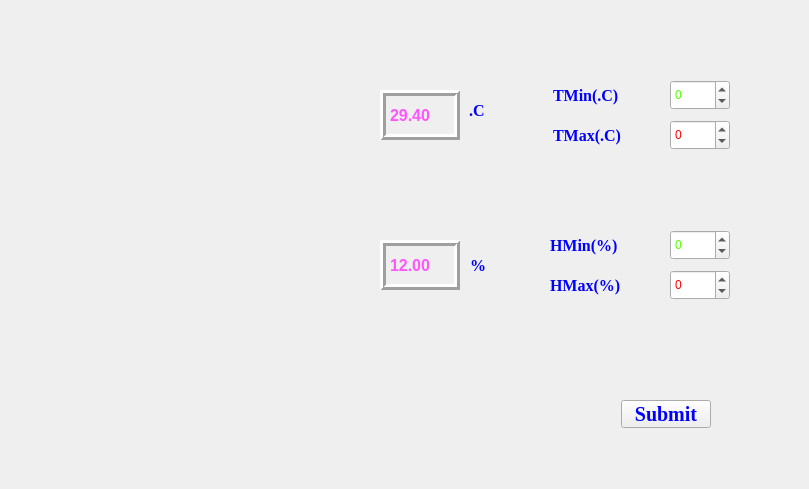
   <widget class="QWidget" name="tab_3">
    <attribute name="title">
     <string>Home Humiture</string>
    </attribute>
    <widget class="QLabel" name="label_3">
     <property name="geometry">
      <rect>
       <x>469</x>
       <y>85</y>
       <width>31</width>
       <height>51</height>
      </rect>
     </property>
     <property name="palette">
      <palette>
       <active>
        <colorrole role="WindowText">
         <brush brushstyle="SolidPattern">
          <color alpha="255">
           <red>0</red>
           <green>0</green>
           <blue>255</blue>
          </color>
         </brush>
        </colorrole>
       </active>
       <inactive>
        <colorrole role="WindowText">
         <brush brushstyle="SolidPattern">
          <color alpha="255">
           <red>0</red>
           <green>0</green>
           <blue>255</blue>
          </color>
         </brush>
        </colorrole>
       </inactive>
       <disabled>
        <colorrole role="WindowText">
         <brush brushstyle="SolidPattern">
          <color alpha="255">
           <red>118</red>
           <green>116</green>
           <blue>108</blue>
          </color>
         </brush>
        </colorrole>
       </disabled>
      </palette>
     </property>
     <property name="font">
      <font>
       <family>Times New Roman</family>
       <pointsize>12</pointsize>
       <weight>75</weight>
       <bold>true</bold>
      </font>
     </property>
     <property name="text">
      <string>.C</string>
     </property>
    </widget>
    <widget class="QLabel" name="label_4">
     <property name="geometry">
      <rect>
       <x>470</x>
       <y>240</y>
       <width>31</width>
       <height>51</height>
      </rect>
     </property>
     <property name="palette">
      <palette>
       <active>
        <colorrole role="WindowText">
         <brush brushstyle="SolidPattern">
          <color alpha="255">
           <red>0</red>
           <green>0</green>
           <blue>255</blue>
          </color>
         </brush>
        </colorrole>
       </active>
       <inactive>
        <colorrole role="WindowText">
         <brush brushstyle="SolidPattern">
          <color alpha="255">
           <red>0</red>
           <green>0</green>
           <blue>255</blue>
          </color>
         </brush>
        </colorrole>
       </inactive>
       <disabled>
        <colorrole role="WindowText">
         <brush brushstyle="SolidPattern">
          <color alpha="255">
           <red>118</red>
           <green>116</green>
           <blue>108</blue>
          </color>
         </brush>
        </colorrole>
       </disabled>
      </palette>
     </property>
     <property name="font">
      <font>
       <family>Times New Roman</family>
       <pointsize>12</pointsize>
       <weight>75</weight>
       <bold>true</bold>
      </font>
     </property>
     <property name="text">
      <string>%</string>
     </property>
    </widget>
    <widget class="QLabel" name="label_6">
     <property name="geometry">
      <rect>
       <x>553</x>
       <y>120</y>
       <width>91</width>
       <height>30</height>
      </rect>
     </property>
     <property name="palette">
      <palette>
       <active>
        <colorrole role="WindowText">
         <brush brushstyle="SolidPattern">
          <color alpha="255">
           <red>0</red>
           <green>0</green>
           <blue>255</blue>
          </color>
         </brush>
        </colorrole>
       </active>
       <inactive>
        <colorrole role="WindowText">
         <brush brushstyle="SolidPattern">
          <color alpha="255">
           <red>0</red>
           <green>0</green>
           <blue>255</blue>
          </color>
         </brush>
        </colorrole>
       </inactive>
       <disabled>
        <colorrole role="WindowText">
         <brush brushstyle="SolidPattern">
          <color alpha="255">
           <red>118</red>
           <green>116</green>
           <blue>108</blue>
          </color>
         </brush>
        </colorrole>
       </disabled>
      </palette>
     </property>
     <property name="font">
      <font>
       <family>Times New Roman</family>
       <pointsize>12</pointsize>
       <weight>75</weight>
       <bold>true</bold>
      </font>
     </property>
     <property name="text">
      <string>TMax(.C)</string>
     </property>
    </widget>
    <widget class="QLabel" name="label_5">
     <property name="geometry">
      <rect>
       <x>553</x>
       <y>80</y>
       <width>91</width>
       <height>30</height>
      </rect>
     </property>
     <property name="palette">
      <palette>
       <active>
        <colorrole role="WindowText">
         <brush brushstyle="SolidPattern">
          <color alpha="255">
           <red>0</red>
           <green>0</green>
           <blue>255</blue>
          </color>
         </brush>
        </colorrole>
       </active>
       <inactive>
        <colorrole role="WindowText">
         <brush brushstyle="SolidPattern">
          <color alpha="255">
           <red>0</red>
           <green>0</green>
           <blue>255</blue>
          </color>
         </brush>
        </colorrole>
       </inactive>
       <disabled>
        <colorrole role="WindowText">
         <brush brushstyle="SolidPattern">
          <color alpha="255">
           <red>118</red>
           <green>116</green>
           <blue>108</blue>
          </color>
         </brush>
        </colorrole>
       </disabled>
      </palette>
     </property>
     <property name="font">
      <font>
       <family>Times New Roman</family>
       <pointsize>12</pointsize>
       <weight>75</weight>
       <bold>true</bold>
      </font>
     </property>
     <property name="text">
      <string>TMin(.C)</string>
     </property>
    </widget>
    <widget class="QLabel" name="label_8">
     <property name="geometry">
      <rect>
       <x>550</x>
       <y>270</y>
       <width>81</width>
       <height>30</height>
      </rect>
     </property>
     <property name="palette">
      <palette>
       <active>
        <colorrole role="WindowText">
         <brush brushstyle="SolidPattern">
          <color alpha="255">
           <red>0</red>
           <green>0</green>
           <blue>255</blue>
          </color>
         </brush>
        </colorrole>
       </active>
       <inactive>
        <colorrole role="WindowText">
         <brush brushstyle="SolidPattern">
          <color alpha="255">
           <red>0</red>
           <green>0</green>
           <blue>255</blue>
          </color>
         </brush>
        </colorrole>
       </inactive>
       <disabled>
        <colorrole role="WindowText">
         <brush brushstyle="SolidPattern">
          <color alpha="255">
           <red>118</red>
           <green>116</green>
           <blue>108</blue>
          </color>
         </brush>
        </colorrole>
       </disabled>
      </palette>
     </property>
     <property name="font">
      <font>
       <family>Times New Roman</family>
       <pointsize>12</pointsize>
       <weight>75</weight>
       <bold>true</bold>
      </font>
     </property>
     <property name="text">
      <string>HMax(%)</string>
     </property>
    </widget>
    <widget class="QLabel" name="label_7">
     <property name="geometry">
      <rect>
       <x>550</x>
       <y>230</y>
       <width>81</width>
       <height>30</height>
      </rect>
     </property>
     <property name="palette">
      <palette>
       <active>
        <colorrole role="WindowText">
         <brush brushstyle="SolidPattern">
          <color alpha="255">
           <red>0</red>
           <green>0</green>
           <blue>255</blue>
          </color>
         </brush>
        </colorrole>
       </active>
       <inactive>
        <colorrole role="WindowText">
         <brush brushstyle="SolidPattern">
          <color alpha="255">
           <red>0</red>
           <green>0</green>
           <blue>255</blue>
          </color>
         </brush>
        </colorrole>
       </inactive>
       <disabled>
        <colorrole role="WindowText">
         <brush brushstyle="SolidPattern">
          <color alpha="255">
           <red>118</red>
           <green>116</green>
           <blue>108</blue>
          </color>
         </brush>
        </colorrole>
       </disabled>
      </palette>
     </property>
     <property name="font">
      <font>
       <family>Times New Roman</family>
       <pointsize>12</pointsize>
       <weight>75</weight>
       <bold>true</bold>
      </font>
     </property>
     <property name="text">
      <string>HMin(%)</string>
     </property>
    </widget>
    <widget class="QPushButton" name="pushButton_4">
     <property name="geometry">
      <rect>
       <x>621</x>
       <y>400</y>
       <width>90</width>
       <height>28</height>
      </rect>
     </property>
     <property name="palette">
      <palette>
       <active>
        <colorrole role="WindowText">
         <brush brushstyle="SolidPattern">
          <color alpha="255">
           <red>0</red>
           <green>0</green>
           <blue>255</blue>
          </color>
         </brush>
        </colorrole>
        <colorrole role="ButtonText">
         <brush brushstyle="SolidPattern">
          <color alpha="255">
           <red>0</red>
           <green>0</green>
           <blue>255</blue>
          </color>
         </brush>
        </colorrole>
       </active>
       <inactive>
        <colorrole role="WindowText">
         <brush brushstyle="SolidPattern">
          <color alpha="255">
           <red>0</red>
           <green>0</green>
           <blue>255</blue>
          </color>
         </brush>
        </colorrole>
        <colorrole role="ButtonText">
         <brush brushstyle="SolidPattern">
          <color alpha="255">
           <red>0</red>
           <green>0</green>
           <blue>255</blue>
          </color>
         </brush>
        </colorrole>
       </inactive>
       <disabled>
        <colorrole role="WindowText">
         <brush brushstyle="SolidPattern">
          <color alpha="255">
           <red>118</red>
           <green>116</green>
           <blue>108</blue>
          </color>
         </brush>
        </colorrole>
        <colorrole role="ButtonText">
         <brush brushstyle="SolidPattern">
          <color alpha="255">
           <red>118</red>
           <green>116</green>
           <blue>108</blue>
          </color>
         </brush>
        </colorrole>
       </disabled>
      </palette>
     </property>
     <property name="font">
      <font>
       <family>Times New Roman</family>
       <pointsize>15</pointsize>
       <weight>75</weight>
       <bold>true</bold>
      </font>
     </property>
     <property name="cursor">
      <cursorShape>PointingHandCursor</cursorShape>
     </property>
     <property name="text">
      <string>Submit</string>
     </property>
    </widget>
    <widget class="QLabel" name="label_14">
     <property name="geometry">
      <rect>
       <x>-1</x>
       <y>0</y>
       <width>800</width>
       <height>480</height>
      </rect>
     </property>
     <property name="text">
      <string/>
     </property>
     <property name="pixmap">
      <pixmap resource="image.qrc">:/new/prefix2/1.png</pixmap>
     </property>
     <property name="scaledContents">
      <bool>true</bool>
     </property>
    </widget>
    <widget class="QSpinBox" name="spinBox">
     <property name="geometry">
      <rect>
       <x>670</x>
       <y>80</y>
       <width>60</width>
       <height>30</height>
      </rect>
     </property>
     <property name="palette">
      <palette>
       <active>
        <colorrole role="Text">
         <brush brushstyle="SolidPattern">
          <color alpha="255">
           <red>85</red>
           <green>255</green>
           <blue>0</blue>
          </color>
         </brush>
        </colorrole>
       </active>
       <inactive>
        <colorrole role="Text">
         <brush brushstyle="SolidPattern">
          <color alpha="255">
           <red>85</red>
           <green>255</green>
           <blue>0</blue>
          </color>
         </brush>
        </colorrole>
       </inactive>
       <disabled>
        <colorrole role="Text">
         <brush brushstyle="SolidPattern">
          <color alpha="255">
           <red>118</red>
           <green>116</green>
           <blue>108</blue>
          </color>
         </brush>
        </colorrole>
       </disabled>
      </palette>
     </property>
     <property name="cursor">
      <cursorShape>PointingHandCursor</cursorShape>
     </property>
     <property name="minimum">
      <number>-40</number>
     </property>
     <property name="maximum">
      <number>100</number>
     </property>
    </widget>
    <widget class="QSpinBox" name="spinBox_2">
     <property name="geometry">
      <rect>
       <x>670</x>
       <y>120</y>
       <width>60</width>
       <height>30</height>
      </rect>
     </property>
     <property name="palette">
      <palette>
       <active>
        <colorrole role="Text">
         <brush brushstyle="SolidPattern">
          <color alpha="255">
           <red>255</red>
           <green>0</green>
           <blue>0</blue>
          </color>
         </brush>
        </colorrole>
       </active>
       <inactive>
        <colorrole role="Text">
         <brush brushstyle="SolidPattern">
          <color alpha="255">
           <red>255</red>
           <green>0</green>
           <blue>0</blue>
          </color>
         </brush>
        </colorrole>
       </inactive>
       <disabled>
        <colorrole role="Text">
         <brush brushstyle="SolidPattern">
          <color alpha="255">
           <red>118</red>
           <green>116</green>
           <blue>108</blue>
          </color>
         </brush>
        </colorrole>
       </disabled>
      </palette>
     </property>
     <property name="cursor">
      <cursorShape>PointingHandCursor</cursorShape>
     </property>
     <property name="minimum">
      <number>-40</number>
     </property>
     <property name="maximum">
      <number>100</number>
     </property>
    </widget>
    <widget class="QSpinBox" name="spinBox_3">
     <property name="geometry">
      <rect>
       <x>670</x>
       <y>230</y>
       <width>60</width>
       <height>30</height>
      </rect>
     </property>
     <property name="palette">
      <palette>
       <active>
        <colorrole role="Text">
         <brush brushstyle="SolidPattern">
          <color alpha="255">
           <red>85</red>
           <green>255</green>
           <blue>0</blue>
          </color>
         </brush>
        </colorrole>
       </active>
       <inactive>
        <colorrole role="Text">
         <brush brushstyle="SolidPattern">
          <color alpha="255">
           <red>85</red>
           <green>255</green>
           <blue>0</blue>
          </color>
         </brush>
        </colorrole>
       </inactive>
       <disabled>
        <colorrole role="Text">
         <brush brushstyle="SolidPattern">
          <color alpha="255">
           <red>118</red>
           <green>116</green>
           <blue>108</blue>
          </color>
         </brush>
        </colorrole>
       </disabled>
      </palette>
     </property>
     <property name="cursor">
      <cursorShape>PointingHandCursor</cursorShape>
     </property>
     <property name="minimum">
      <number>-40</number>
     </property>
     <property name="maximum">
      <number>100</number>
     </property>
    </widget>
    <widget class="QSpinBox" name="spinBox_4">
     <property name="geometry">
      <rect>
       <x>670</x>
       <y>270</y>
       <width>60</width>
       <height>30</height>
      </rect>
     </property>
     <property name="palette">
      <palette>
       <active>
        <colorrole role="Text">
         <brush brushstyle="SolidPattern">
          <color alpha="255">
           <red>255</red>
           <green>0</green>
           <blue>0</blue>
          </color>
         </brush>
        </colorrole>
       </active>
       <inactive>
        <colorrole role="Text">
         <brush brushstyle="SolidPattern">
          <color alpha="255">
           <red>255</red>
           <green>0</green>
           <blue>0</blue>
          </color>
         </brush>
        </colorrole>
       </inactive>
       <disabled>
        <colorrole role="Text">
         <brush brushstyle="SolidPattern">
          <color alpha="255">
           <red>118</red>
           <green>116</green>
           <blue>108</blue>
          </color>
         </brush>
        </colorrole>
       </disabled>
      </palette>
     </property>
     <property name="cursor">
      <cursorShape>PointingHandCursor</cursorShape>
     </property>
     <property name="minimum">
      <number>-40</number>
     </property>
     <property name="maximum">
      <number>100</number>
     </property>
    </widget>
    <widget class="QLabel" name="label_16">
     <property name="geometry">
      <rect>
       <x>380</x>
       <y>90</y>
       <width>80</width>
       <height>50</height>
      </rect>
     </property>
     <property name="palette">
      <palette>
       <active>
        <colorrole role="WindowText">
         <brush brushstyle="SolidPattern">
          <color alpha="255">
           <red>255</red>
           <green>85</green>
           <blue>255</blue>
          </color>
         </brush>
        </colorrole>
        <colorrole role="Base">
         <brush brushstyle="SolidPattern">
          <color alpha="255">
           <red>255</red>
           <green>255</green>
           <blue>255</blue>
          </color>
         </brush>
        </colorrole>
        <colorrole role="Window">
         <brush brushstyle="SolidPattern">
          <color alpha="255">
           <red>85</red>
           <green>170</green>
           <blue>127</blue>
          </color>
         </brush>
        </colorrole>
       </active>
       <inactive>
        <colorrole role="WindowText">
         <brush brushstyle="SolidPattern">
          <color alpha="255">
           <red>255</red>
           <green>85</green>
           <blue>255</blue>
          </color>
         </brush>
        </colorrole>
        <colorrole role="Base">
         <brush brushstyle="SolidPattern">
          <color alpha="255">
           <red>255</red>
           <green>255</green>
           <blue>255</blue>
          </color>
         </brush>
        </colorrole>
        <colorrole role="Window">
         <brush brushstyle="SolidPattern">
          <color alpha="255">
           <red>85</red>
           <green>170</green>
           <blue>127</blue>
          </color>
         </brush>
        </colorrole>
       </inactive>
       <disabled>
        <colorrole role="WindowText">
         <brush brushstyle="SolidPattern">
          <color alpha="255">
           <red>118</red>
           <green>116</green>
           <blue>108</blue>
          </color>
         </brush>
        </colorrole>
        <colorrole role="Base">
         <brush brushstyle="SolidPattern">
          <color alpha="255">
           <red>85</red>
           <green>170</green>
           <blue>127</blue>
          </color>
         </brush>
        </colorrole>
        <colorrole role="Window">
         <brush brushstyle="SolidPattern">
          <color alpha="255">
           <red>85</red>
           <green>170</green>
           <blue>127</blue>
          </color>
         </brush>
        </colorrole>
       </disabled>
      </palette>
     </property>
     <property name="font">
      <font>
       <pointsize>12</pointsize>
       <weight>75</weight>
       <bold>true</bold>
      </font>
     </property>
     <property name="frameShape">
      <enum>QFrame::Box</enum>
     </property>
     <property name="frameShadow">
      <enum>QFrame::Raised</enum>
     </property>
     <property name="lineWidth">
      <number>3</number>
     </property>
     <property name="text">
      <string>29.40</string>
     </property>
    </widget>
    <widget class="QLabel" name="label_18">
     <property name="geometry">
      <rect>
       <x>380</x>
       <y>240</y>
       <width>80</width>
       <height>50</height>
      </rect>
     </property>
     <property name="palette">
      <palette>
       <active>
        <colorrole role="WindowText">
         <brush brushstyle="SolidPattern">
          <color alpha="255">
           <red>255</red>
           <green>85</green>
           <blue>255</blue>
          </color>
         </brush>
        </colorrole>
        <colorrole role="Base">
         <brush brushstyle="SolidPattern">
          <color alpha="255">
           <red>255</red>
           <green>255</green>
           <blue>255</blue>
          </color>
         </brush>
        </colorrole>
        <colorrole role="Window">
         <brush brushstyle="SolidPattern">
          <color alpha="255">
           <red>85</red>
           <green>170</green>
           <blue>127</blue>
          </color>
         </brush>
        </colorrole>
       </active>
       <inactive>
        <colorrole role="WindowText">
         <brush brushstyle="SolidPattern">
          <color alpha="255">
           <red>255</red>
           <green>85</green>
           <blue>255</blue>
          </color>
         </brush>
        </colorrole>
        <colorrole role="Base">
         <brush brushstyle="SolidPattern">
          <color alpha="255">
           <red>255</red>
           <green>255</green>
           <blue>255</blue>
          </color>
         </brush>
        </colorrole>
        <colorrole role="Window">
         <brush brushstyle="SolidPattern">
          <color alpha="255">
           <red>85</red>
           <green>170</green>
           <blue>127</blue>
          </color>
         </brush>
        </colorrole>
       </inactive>
       <disabled>
        <colorrole role="WindowText">
         <brush brushstyle="SolidPattern">
          <color alpha="255">
           <red>118</red>
           <green>116</green>
           <blue>108</blue>
          </color>
         </brush>
        </colorrole>
        <colorrole role="Base">
         <brush brushstyle="SolidPattern">
          <color alpha="255">
           <red>85</red>
           <green>170</green>
           <blue>127</blue>
          </color>
         </brush>
        </colorrole>
        <colorrole role="Window">
         <brush brushstyle="SolidPattern">
          <color alpha="255">
           <red>85</red>
           <green>170</green>
           <blue>127</blue>
          </color>
         </brush>
        </colorrole>
       </disabled>
      </palette>
     </property>
     <property name="font">
      <font>
       <pointsize>12</pointsize>
       <weight>75</weight>
       <bold>true</bold>
      </font>
     </property>
     <property name="cursor">
      <cursorShape>PointingHandCursor</cursorShape>
     </property>
     <property name="frameShape">
      <enum>QFrame::Box</enum>
     </property>
     <property name="frameShadow">
      <enum>QFrame::Raised</enum>
     </property>
     <property name="lineWidth">
      <number>3</number>
     </property>
     <property name="text">
      <string>12.00</string>
     </property>
    </widget>
    <widget class="QLabel" name="label_17">
     <property name="geometry">
      <rect>
       <x>230</x>
       <y>60</y>
       <width>121</width>
       <height>101</height>
      </rect>
     </property>
     <property name="text">
      <string/>
     </property>
     <property name="pixmap">
      <pixmap resource="image.qrc">:/new/prefix2/temp.png</pixmap>
     </property>
     <property name="scaledContents">
      <bool>true</bool>
     </property>
    </widget>
    <widget class="QLabel" name="label_19">
     <property name="geometry">
      <rect>
       <x>230</x>
       <y>210</y>
       <width>121</width>
       <height>101</height>
      </rect>
     </property>
     <property name="text">
      <string/>
     </property>
     <property name="pixmap">
      <pixmap resource="image.qrc">:/new/prefix2/hum.png</pixmap>
     </property>
     <property name="scaledContents">
      <bool>true</bool>
     </property>
    </widget>
    <zorder>label_14</zorder>
    <zorder>spinBox</zorder>
    <zorder>spinBox_2</zorder>
    <zorder>spinBox_3</zorder>
    <zorder>spinBox_4</zorder>
    <zorder>label_16</zorder>
    <zorder>label_18</zorder>
    <zorder>label_17</zorder>
    <zorder>label_19</zorder>
    <zorder>label_4</zorder>
    <zorder>pushButton_4</zorder>
    <zorder>label_7</zorder>
    <zorder>label_5</zorder>
    <zorder>label_8</zorder>
    <zorder>label_6</zorder>
    <zorder>label_3</zorder>
   </widget>
